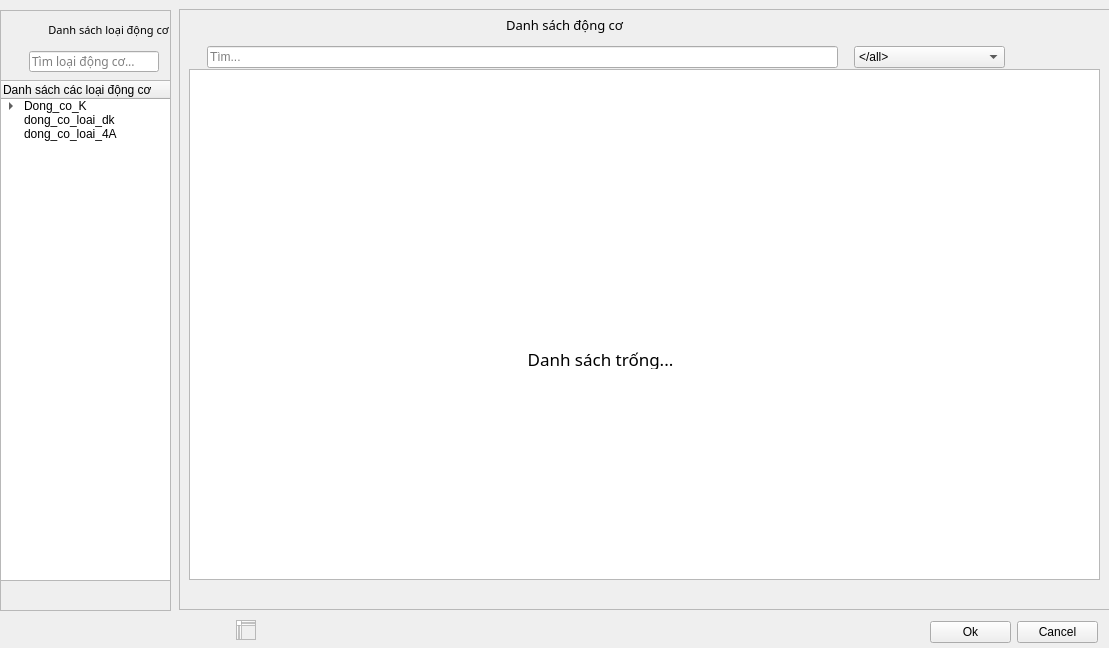
<?xml version="1.0" encoding="UTF-8"?>
<ui version="4.0">
 <class>Thong_So_Dong_co</class>
 <widget class="QDialog" name="Thong_So_Dong_co">
  <property name="geometry">
   <rect>
    <x>0</x>
    <y>0</y>
    <width>1109</width>
    <height>648</height>
   </rect>
  </property>
  <property name="windowTitle">
   <string>Dialog</string>
  </property>
  <widget class="QFrame" name="frame">
   <property name="geometry">
    <rect>
     <x>179</x>
     <y>9</y>
     <width>1141</width>
     <height>601</height>
    </rect>
   </property>
   <property name="styleSheet">
    <string notr="true"/>
   </property>
   <property name="frameShape">
    <enum>QFrame::StyledPanel</enum>
   </property>
   <property name="frameShadow">
    <enum>QFrame::Raised</enum>
   </property>
   <widget class="QLabel" name="label_2">
    <property name="geometry">
     <rect>
      <x>290</x>
      <y>0</y>
      <width>191</width>
      <height>31</height>
     </rect>
    </property>
    <property name="font">
     <font>
      <family>Noto Sans</family>
      <pointsize>10</pointsize>
     </font>
    </property>
    <property name="layoutDirection">
     <enum>Qt::LeftToRight</enum>
    </property>
    <property name="text">
     <string>Danh sách động cơ</string>
    </property>
    <property name="alignment">
     <set>Qt::AlignCenter</set>
    </property>
   </widget>
   <widget class="QTableView" name="tableView">
    <property name="geometry">
     <rect>
      <x>10</x>
      <y>60</y>
      <width>911</width>
      <height>511</height>
     </rect>
    </property>
    <property name="font">
     <font>
      <family>Noto Sans</family>
      <pointsize>8</pointsize>
     </font>
    </property>
    <property name="cursor" stdset="0">
     <cursorShape>PointingHandCursor</cursorShape>
    </property>
    <property name="editTriggers">
     <set>QAbstractItemView::NoEditTriggers</set>
    </property>
   </widget>
   <widget class="QLabel" name="label_3">
    <property name="geometry">
     <rect>
      <x>6</x>
      <y>340</y>
      <width>831</width>
      <height>20</height>
     </rect>
    </property>
    <property name="font">
     <font>
      <family>Noto Sans</family>
      <pointsize>13</pointsize>
     </font>
    </property>
    <property name="text">
     <string>Danh sách trống...</string>
    </property>
    <property name="textFormat">
     <enum>Qt::PlainText</enum>
    </property>
    <property name="alignment">
     <set>Qt::AlignCenter</set>
    </property>
   </widget>
   <widget class="QPushButton" name="pushButton_12">
    <property name="geometry">
     <rect>
      <x>210</x>
      <y>1</y>
      <width>80</width>
      <height>31</height>
     </rect>
    </property>
    <property name="text">
     <string/>
    </property>
    <property name="icon">
     <iconset resource="qml.qrc">
      <normaloff>:/dowload/Anh_cua_app+do_an/Gear_info.png</normaloff>:/dowload/Anh_cua_app+do_an/Gear_info.png</iconset>
    </property>
    <property name="iconSize">
     <size>
      <width>40</width>
      <height>40</height>
     </size>
    </property>
    <property name="flat">
     <bool>true</bool>
    </property>
   </widget>
   <widget class="QWidget" name="layoutWidget_2">
    <property name="geometry">
     <rect>
      <x>330</x>
      <y>570</y>
      <width>171</width>
      <height>33</height>
     </rect>
    </property>
    <layout class="QHBoxLayout" name="horizontalLayout_6">
     <item>
      <widget class="QPushButton" name="pushButton_9">
       <property name="maximumSize">
        <size>
         <width>30</width>
         <height>40</height>
        </size>
       </property>
       <property name="text">
        <string/>
       </property>
       <property name="icon">
        <iconset resource="qml.qrc">
         <normaloff>:/dowload/Anh_cua_app+do_an/Add.png</normaloff>:/dowload/Anh_cua_app+do_an/Add.png</iconset>
       </property>
       <property name="iconSize">
        <size>
         <width>25</width>
         <height>25</height>
        </size>
       </property>
       <property name="flat">
        <bool>true</bool>
       </property>
      </widget>
     </item>
     <item>
      <widget class="QPushButton" name="pushButton_10">
       <property name="maximumSize">
        <size>
         <width>30</width>
         <height>40</height>
        </size>
       </property>
       <property name="text">
        <string/>
       </property>
       <property name="icon">
        <iconset resource="qml.qrc">
         <normaloff>:/dowload/Anh_cua_app+do_an/Delete.png</normaloff>:/dowload/Anh_cua_app+do_an/Delete.png</iconset>
       </property>
       <property name="iconSize">
        <size>
         <width>25</width>
         <height>25</height>
        </size>
       </property>
       <property name="flat">
        <bool>true</bool>
       </property>
      </widget>
     </item>
     <item>
      <widget class="QPushButton" name="pushButton_11">
       <property name="maximumSize">
        <size>
         <width>30</width>
         <height>40</height>
        </size>
       </property>
       <property name="text">
        <string/>
       </property>
       <property name="icon">
        <iconset resource="qml.qrc">
         <normaloff>:/dowload/Anh_cua_app+do_an/Edit.png</normaloff>:/dowload/Anh_cua_app+do_an/Edit.png</iconset>
       </property>
       <property name="iconSize">
        <size>
         <width>25</width>
         <height>25</height>
        </size>
       </property>
       <property name="flat">
        <bool>true</bool>
       </property>
      </widget>
     </item>
    </layout>
   </widget>
   <widget class="QPushButton" name="pushButton_5">
    <property name="geometry">
     <rect>
      <x>1</x>
      <y>38</y>
      <width>21</width>
      <height>21</height>
     </rect>
    </property>
    <property name="maximumSize">
     <size>
      <width>21</width>
      <height>21</height>
     </size>
    </property>
    <property name="text">
     <string/>
    </property>
    <property name="icon">
     <iconset resource="qml.qrc">
      <normaloff>:/dowload/Anh_cua_app+do_an/Search.png</normaloff>:/dowload/Anh_cua_app+do_an/Search.png</iconset>
    </property>
    <property name="flat">
     <bool>true</bool>
    </property>
   </widget>
   <widget class="QLineEdit" name="lineEdit_2">
    <property name="geometry">
     <rect>
      <x>28</x>
      <y>37</y>
      <width>631</width>
      <height>22</height>
     </rect>
    </property>
    <property name="text">
     <string/>
    </property>
    <property name="placeholderText">
     <string>Tìm...</string>
    </property>
   </widget>
   <widget class="QComboBox" name="comboBox">
    <property name="geometry">
     <rect>
      <x>675</x>
      <y>37</y>
      <width>151</width>
      <height>22</height>
     </rect>
    </property>
    <item>
     <property name="text">
      <string>&lt;/all&gt;</string>
     </property>
    </item>
   </widget>
  </widget>
  <widget class="QFrame" name="frame_2">
   <property name="geometry">
    <rect>
     <x>0</x>
     <y>10</y>
     <width>171</width>
     <height>601</height>
    </rect>
   </property>
   <property name="frameShape">
    <enum>QFrame::StyledPanel</enum>
   </property>
   <property name="frameShadow">
    <enum>QFrame::Plain</enum>
   </property>
   <widget class="QWidget" name="layoutWidget">
    <property name="geometry">
     <rect>
      <x>1</x>
      <y>1</y>
      <width>171</width>
      <height>38</height>
     </rect>
    </property>
    <layout class="QHBoxLayout" name="horizontalLayout_3">
     <item>
      <widget class="QPushButton" name="pushButton_4">
       <property name="maximumSize">
        <size>
         <width>38</width>
         <height>38</height>
        </size>
       </property>
       <property name="text">
        <string/>
       </property>
       <property name="icon">
        <iconset resource="qml.qrc">
         <normaloff>:/dowload/Anh_cua_app+do_an/Gear_info.png</normaloff>:/dowload/Anh_cua_app+do_an/Gear_info.png</iconset>
       </property>
       <property name="iconSize">
        <size>
         <width>30</width>
         <height>30</height>
        </size>
       </property>
       <property name="flat">
        <bool>true</bool>
       </property>
      </widget>
     </item>
     <item>
      <widget class="QLabel" name="label">
       <property name="font">
        <font>
         <family>Noto Sans</family>
         <pointsize>8</pointsize>
        </font>
       </property>
       <property name="text">
        <string>Danh sách loại động cơ</string>
       </property>
       <property name="alignment">
        <set>Qt::AlignCenter</set>
       </property>
      </widget>
     </item>
    </layout>
   </widget>
   <widget class="QWidget" name="layoutWidget">
    <property name="geometry">
     <rect>
      <x>0</x>
      <y>40</y>
      <width>161</width>
      <height>23</height>
     </rect>
    </property>
    <layout class="QHBoxLayout" name="horizontalLayout">
     <item>
      <widget class="QPushButton" name="pushButton_3">
       <property name="maximumSize">
        <size>
         <width>21</width>
         <height>21</height>
        </size>
       </property>
       <property name="text">
        <string/>
       </property>
       <property name="icon">
        <iconset resource="qml.qrc">
         <normaloff>:/dowload/Anh_cua_app+do_an/Search.png</normaloff>:/dowload/Anh_cua_app+do_an/Search.png</iconset>
       </property>
       <property name="flat">
        <bool>true</bool>
       </property>
      </widget>
     </item>
     <item>
      <widget class="QLineEdit" name="lineEdit">
       <property name="maximumSize">
        <size>
         <width>130</width>
         <height>21</height>
        </size>
       </property>
       <property name="font">
        <font>
         <family>Noto Sans</family>
         <pointsize>9</pointsize>
        </font>
       </property>
       <property name="placeholderText">
        <string>Tìm loại động cơ...</string>
       </property>
      </widget>
     </item>
    </layout>
   </widget>
   <widget class="QWidget" name="layoutWidget">
    <property name="geometry">
     <rect>
      <x>0</x>
      <y>570</y>
      <width>171</width>
      <height>33</height>
     </rect>
    </property>
    <layout class="QHBoxLayout" name="horizontalLayout_4">
     <item>
      <widget class="QPushButton" name="pushButton_6">
       <property name="maximumSize">
        <size>
         <width>30</width>
         <height>40</height>
        </size>
       </property>
       <property name="text">
        <string/>
       </property>
       <property name="icon">
        <iconset resource="qml.qrc">
         <normaloff>:/dowload/Anh_cua_app+do_an/Add.png</normaloff>:/dowload/Anh_cua_app+do_an/Add.png</iconset>
       </property>
       <property name="iconSize">
        <size>
         <width>25</width>
         <height>25</height>
        </size>
       </property>
       <property name="flat">
        <bool>true</bool>
       </property>
      </widget>
     </item>
     <item>
      <widget class="QPushButton" name="pushButton_7">
       <property name="maximumSize">
        <size>
         <width>30</width>
         <height>40</height>
        </size>
       </property>
       <property name="text">
        <string/>
       </property>
       <property name="icon">
        <iconset resource="qml.qrc">
         <normaloff>:/dowload/Anh_cua_app+do_an/Delete.png</normaloff>:/dowload/Anh_cua_app+do_an/Delete.png</iconset>
       </property>
       <property name="iconSize">
        <size>
         <width>25</width>
         <height>25</height>
        </size>
       </property>
       <property name="flat">
        <bool>true</bool>
       </property>
      </widget>
     </item>
     <item>
      <widget class="QPushButton" name="pushButton_8">
       <property name="maximumSize">
        <size>
         <width>30</width>
         <height>40</height>
        </size>
       </property>
       <property name="text">
        <string/>
       </property>
       <property name="icon">
        <iconset resource="qml.qrc">
         <normaloff>:/dowload/Anh_cua_app+do_an/Edit.png</normaloff>:/dowload/Anh_cua_app+do_an/Edit.png</iconset>
       </property>
       <property name="iconSize">
        <size>
         <width>25</width>
         <height>25</height>
        </size>
       </property>
       <property name="flat">
        <bool>true</bool>
       </property>
      </widget>
     </item>
    </layout>
   </widget>
   <widget class="QTreeWidget" name="treeWidget">
    <property name="geometry">
     <rect>
      <x>0</x>
      <y>70</y>
      <width>171</width>
      <height>501</height>
     </rect>
    </property>
    <column>
     <property name="text">
      <string>Danh sách các loại động cơ</string>
     </property>
    </column>
    <item>
     <property name="text">
      <string>Dong_co_K</string>
     </property>
     <item>
      <property name="text">
       <string>50hz</string>
      </property>
     </item>
     <item>
      <property name="text">
       <string>60hz</string>
      </property>
     </item>
    </item>
    <item>
     <property name="text">
      <string>dong_co_loai_dk</string>
     </property>
    </item>
    <item>
     <property name="text">
      <string>dong_co_loai_4A</string>
     </property>
    </item>
   </widget>
  </widget>
  <widget class="QWidget" name="layoutWidget">
   <property name="geometry">
    <rect>
     <x>930</x>
     <y>620</y>
     <width>168</width>
     <height>24</height>
    </rect>
   </property>
   <layout class="QHBoxLayout" name="horizontalLayout_2">
    <item>
     <widget class="QPushButton" name="pushButton">
      <property name="text">
       <string>Ok</string>
      </property>
     </widget>
    </item>
    <item>
     <widget class="QPushButton" name="pushButton_2">
      <property name="text">
       <string>Cancel</string>
      </property>
     </widget>
    </item>
   </layout>
  </widget>
  <widget class="QListWidget" name="listWidget">
   <property name="geometry">
    <rect>
     <x>236</x>
     <y>620</y>
     <width>20</width>
     <height>20</height>
    </rect>
   </property>
   <property name="maximumSize">
    <size>
     <width>211</width>
     <height>541</height>
    </size>
   </property>
   <property name="font">
    <font>
     <family>Noto Sans</family>
     <pointsize>10</pointsize>
    </font>
   </property>
   <property name="cursor" stdset="0">
    <cursorShape>PointingHandCursor</cursorShape>
   </property>
   <item>
    <property name="text">
     <string>Dong_co_loai_K</string>
    </property>
   </item>
   <item>
    <property name="text">
     <string>Dong_co_loai_DK</string>
    </property>
   </item>
  </widget>
 </widget>
 <resources>
  <include location="qml.qrc"/>
 </resources>
 <connections/>
</ui>
